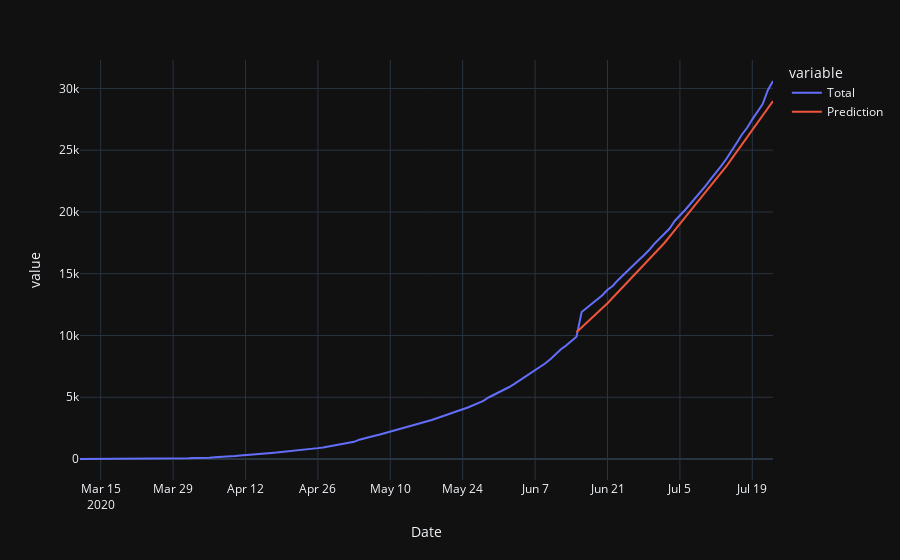

Write notebook code for a chart like this one.
### Code cell
split_date = pd.Timestamp('2020-06-15')
train,test=split_dataframe(split_date)
fig,future_forecast=forecast()
fig

### Figure 1 — Plotly figure (JSON) as saved in the notebook; plotly's stock layout.template omitted (floating-point values rounded to 4 significant figures; data arrays with more than 128 entries replaced by an {"elided": "..."} marker saying what was removed)
{"data": [{"hovertemplate": "variable=Total<br>Date=%{x}<br>value=%{y}<extra></extra>", "legendgroup": "Total", "line": {"color": "#636efa", "dash": "solid"}, "mode": "lines", "name": "Total", "orientation": "v", "showlegend": true, "type": "scatter", "x": {"elided": "135 str values"}, "xaxis": "x", "y": {"elided": "135 int values"}, "yaxis": "y"}, {"hovertemplate": "variable=Prediction<br>Date=%{x}<br>value=%{y}<extra></extra>", "legendgroup": "Prediction", "line": {"color": "#EF553B", "dash": "solid"}, "mode": "lines", "name": "Prediction", "orientation": "v", "showlegend": true, "type": "scatter", "x": {"elided": "135 str values"}, "xaxis": "x", "y": {"elided": "135 float values"}, "yaxis": "y"}], "layout": {"legend": {"title": {"text": "variable"}, "tracegroupgap": 0}, "margin": {"t": 60}, "xaxis": {"anchor": "y", "domain": [0, 1], "title": {"text": "Date"}}, "yaxis": {"anchor": "x", "domain": [0, 1], "title": {"text": "value"}}}}
